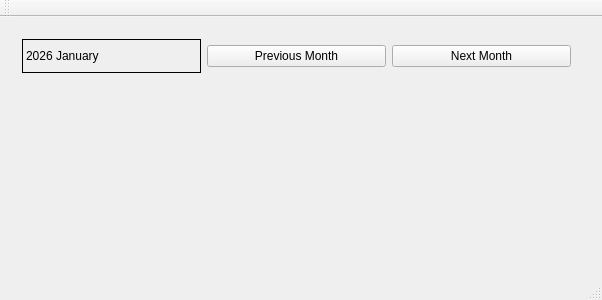
<?xml version="1.0" encoding="UTF-8"?>
<ui version="4.0">
 <class>CalendarClass</class>
 <widget class="QMainWindow" name="CalendarClass">
  <property name="geometry">
   <rect>
    <x>0</x>
    <y>0</y>
    <width>602</width>
    <height>300</height>
   </rect>
  </property>
  <property name="windowTitle">
   <string>Calendar</string>
  </property>
  <property name="layoutDirection">
   <enum>Qt::LayoutDirection::LeftToRight</enum>
  </property>
  <property name="dockOptions">
   <set>QMainWindow::DockOption::AllowTabbedDocks|QMainWindow::DockOption::AnimatedDocks</set>
  </property>
  <widget class="QWidget" name="Calendar">
   <layout class="QVBoxLayout" name="verticalLayout">
    <item>
     <widget class="QWidget" name="monthControlerWidget" native="true">
      <property name="minimumSize">
       <size>
        <width>571</width>
        <height>56</height>
       </size>
      </property>
      <property name="maximumSize">
       <size>
        <width>571</width>
        <height>56</height>
       </size>
      </property>
      <layout class="QHBoxLayout" name="horizontalLayout">
       <item>
        <widget class="QLabel" name="monthYearLabel">
         <property name="maximumSize">
          <size>
           <width>16777215</width>
           <height>90</height>
          </size>
         </property>
         <property name="frameShape">
          <enum>QFrame::Shape::Box</enum>
         </property>
         <property name="text">
          <string>2026 January</string>
         </property>
         <property name="indent">
          <number>-1</number>
         </property>
        </widget>
       </item>
       <item>
        <widget class="QPushButton" name="prevMonthButton">
         <property name="text">
          <string>Previous Month</string>
         </property>
        </widget>
       </item>
       <item>
        <widget class="QPushButton" name="nextMonthButton">
         <property name="text">
          <string>Next Month</string>
         </property>
        </widget>
       </item>
      </layout>
     </widget>
    </item>
    <item>
     <widget class="QWidget" name="calendarContainer" native="true">
      <layout class="QGridLayout" name="gridLayout"/>
     </widget>
    </item>
   </layout>
  </widget>
  <widget class="QMenuBar" name="menuBar">
   <property name="geometry">
    <rect>
     <x>0</x>
     <y>0</y>
     <width>602</width>
     <height>21</height>
    </rect>
   </property>
  </widget>
  <widget class="QToolBar" name="mainToolBar">
   <attribute name="toolBarArea">
    <enum>TopToolBarArea</enum>
   </attribute>
   <attribute name="toolBarBreak">
    <bool>false</bool>
   </attribute>
  </widget>
  <widget class="QStatusBar" name="statusBar"/>
 </widget>
 <layoutdefault spacing="6" margin="11"/>
 <resources>
  <include location="../resources/Calendar.qrc"/>
 </resources>
 <connections/>
</ui>
